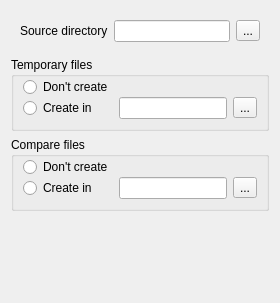
         <widget class="QWidget" name="tab" >
          <attribute name="title" >
           <string>File locations</string>
          </attribute>
          <layout class="QVBoxLayout" >
           <item>
            <widget class="QFrame" name="m_pSourceDirF" >
             <property name="frameShape" >
              <enum>QFrame::NoFrame</enum>
             </property>
             <property name="frameShadow" >
              <enum>QFrame::Raised</enum>
             </property>
             <layout class="QHBoxLayout" >
              <item>
               <widget class="QLabel" name="label" >
                <property name="text" >
                 <string>Source directory</string>
                </property>
               </widget>
              </item>
              <item>
               <widget class="QWidget" native="1" name="widget_9" >
                <layout class="QHBoxLayout" >
                 <property name="leftMargin" >
                  <number>0</number>
                 </property>
                 <property name="topMargin" >
                  <number>0</number>
                 </property>
                 <property name="rightMargin" >
                  <number>0</number>
                 </property>
                 <property name="bottomMargin" >
                  <number>0</number>
                 </property>
                 <item>
                  <widget class="QLineEdit" name="m_pSrcDirE" />
                 </item>
                 <item>
                  <widget class="QToolButton" name="m_pSelectSrcDirB" >
                   <property name="text" >
                    <string>...</string>
                   </property>
                  </widget>
                 </item>
                </layout>
               </widget>
              </item>
             </layout>
            </widget>
           </item>
           <item>
            <widget class="QGroupBox" name="groupBox_16" >
             <property name="title" >
              <string>Temporary files</string>
             </property>
             <layout class="QGridLayout" >
              <property name="topMargin" >
               <number>0</number>
              </property>
              <property name="verticalSpacing" >
               <number>0</number>
              </property>
              <item row="0" column="0" >
               <widget class="QRadioButton" name="m_pTempDontCreateRB" >
                <property name="text" >
                 <string>Don't create</string>
                </property>
               </widget>
              </item>
              <item row="1" column="0" >
               <widget class="QRadioButton" name="m_pTempCreateRB" >
                <property name="text" >
                 <string>Create in</string>
                </property>
               </widget>
              </item>
              <item row="1" column="1" >
               <widget class="QWidget" native="1" name="widget_2" >
                <layout class="QHBoxLayout" >
                 <property name="leftMargin" >
                  <number>0</number>
                 </property>
                 <property name="topMargin" >
                  <number>0</number>
                 </property>
                 <property name="rightMargin" >
                  <number>0</number>
                 </property>
                 <property name="bottomMargin" >
                  <number>0</number>
                 </property>
                 <item>
                  <widget class="QLineEdit" name="m_pTempDestE" />
                 </item>
                 <item>
                  <widget class="QToolButton" name="m_pSelectTempDirB" >
                   <property name="text" >
                    <string>...</string>
                   </property>
                  </widget>
                 </item>
                </layout>
               </widget>
              </item>
             </layout>
            </widget>
           </item>
           <item>
            <widget class="QGroupBox" name="groupBox_17" >
             <property name="title" >
              <string>Compare files</string>
             </property>
             <layout class="QGridLayout" >
              <property name="topMargin" >
               <number>0</number>
              </property>
              <property name="verticalSpacing" >
               <number>0</number>
              </property>
              <item row="0" column="0" >
               <widget class="QRadioButton" name="m_pCompDontCreateRB" >
                <property name="text" >
                 <string>Don't create</string>
                </property>
               </widget>
              </item>
              <item row="1" column="0" >
               <widget class="QRadioButton" name="m_pCompCreateRB" >
                <property name="text" >
                 <string>Create in</string>
                </property>
               </widget>
              </item>
              <item row="1" column="1" >
               <widget class="QWidget" native="1" name="widget_10" >
                <layout class="QHBoxLayout" >
                 <property name="leftMargin" >
                  <number>0</number>
                 </property>
                 <property name="topMargin" >
                  <number>0</number>
                 </property>
                 <property name="rightMargin" >
                  <number>0</number>
                 </property>
                 <property name="bottomMargin" >
                  <number>0</number>
                 </property>
                 <item>
                  <widget class="QLineEdit" name="m_pCompDestE" />
                 </item>
                 <item>
                  <widget class="QToolButton" name="m_pSelectCompDirB" >
                   <property name="text" >
                    <string>...</string>
                   </property>
                  </widget>
                 </item>
                </layout>
               </widget>
              </item>
             </layout>
            </widget>
           </item>
           <item>
            <spacer>
             <property name="orientation" >
              <enum>Qt::Vertical</enum>
             </property>
             <property name="sizeHint" >
              <size>
               <width>20</width>
               <height>81</height>
              </size>
             </property>
            </spacer>
           </item>
          </layout>
         </widget>
